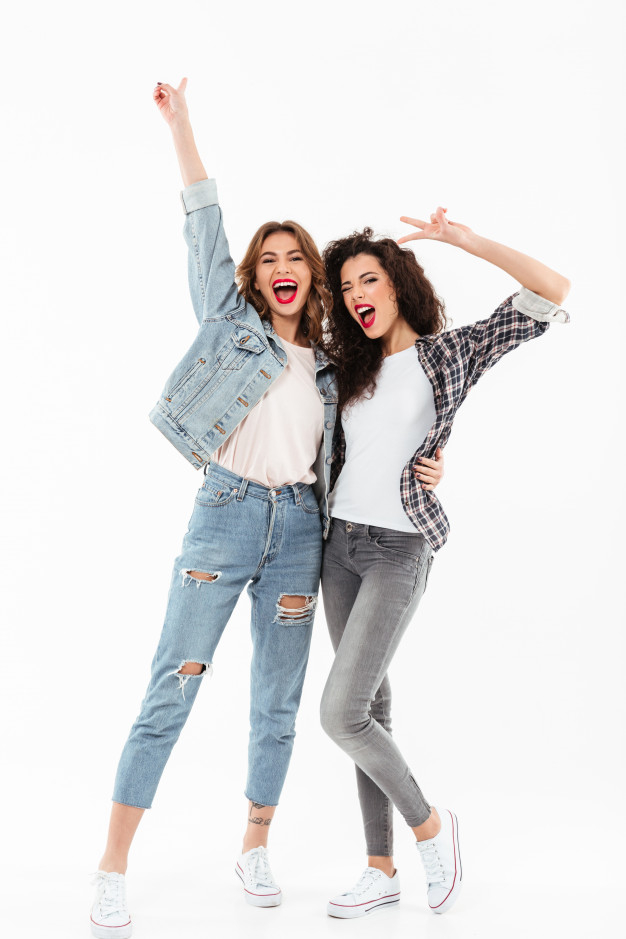
#> input picture Resultados/friends.jpg, 626 x 939 px; its folder holds 4 pictures in this run
$ python evaluate_face_recognition.py
#> lines starting #> are read from the running program, lines starting #| are printed output that depends on the picture
import os
import cv2
from skimage.metrics import structural_similarity as ssim
import matplotlib.pyplot as plt

def resize_image(image, target_size):
    """Redimensiona uma imagem para o tamanho da original."""
    return cv2.resize(image, target_size, interpolation=cv2.INTER_AREA)

def compare_faces(original_image_path, transformed_image_path):
    # Carregar as imagens
#> called with original_image_path = 'Resultados/friends.jpg', transformed_image_path = 'Resultados/friends_greece.jpg'
    original = cv2.imread(original_image_path)
#> original is the input picture: shape (939, 626, 3); mean B, G, R 225.7, 225.4, 226.3
    transformed = cv2.imread(transformed_image_path)
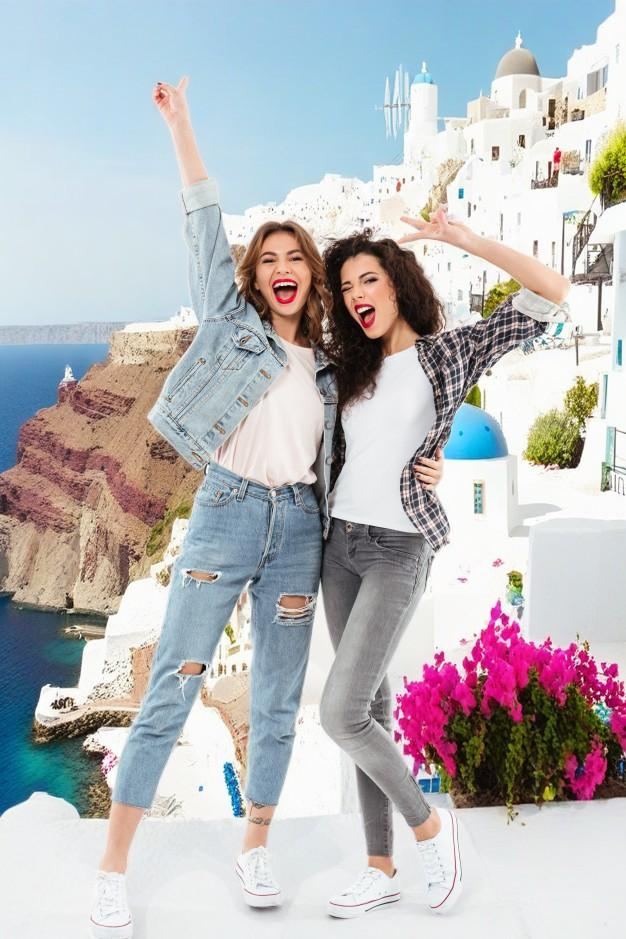
#> input picture Resultados/friends_greece.jpg, 626 x 939 px
#> transformed is the input picture: shape (939, 626, 3); mean B, G, R 188, 185, 184.5

    # Redimensionar a imagem transformada para o tamanho da imagem original
    transformed_resized = resize_image(transformed, (original.shape[1], original.shape[0]))

    # Pré-processamento - conversão para tons de cinzento
    original_gray = cv2.cvtColor(original, cv2.COLOR_BGR2GRAY)
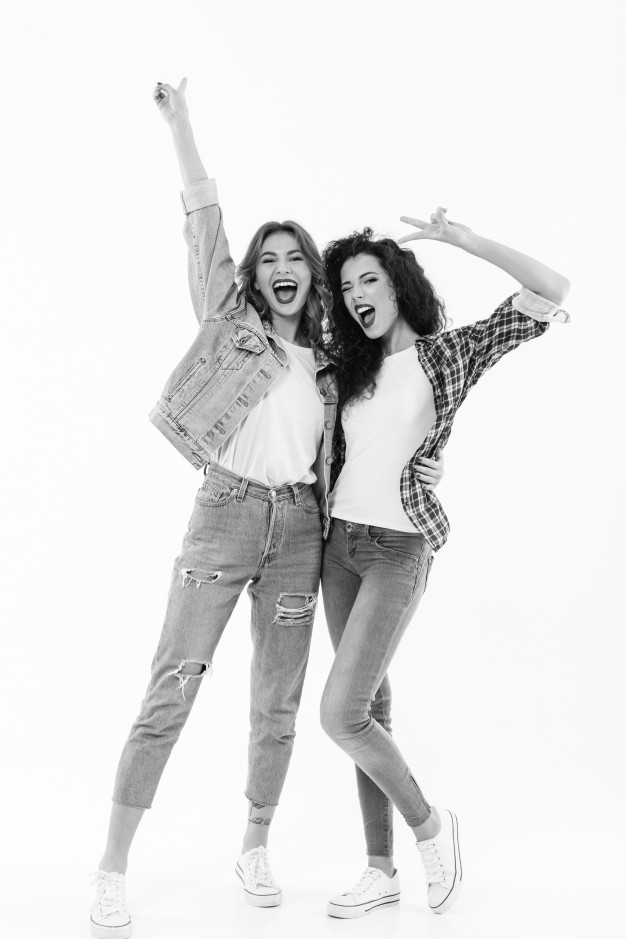
#> original_gray: shape (939, 626); min 0, max 255, mean 225.7
    transformed_gray = cv2.cvtColor(transformed_resized, cv2.COLOR_BGR2GRAY)
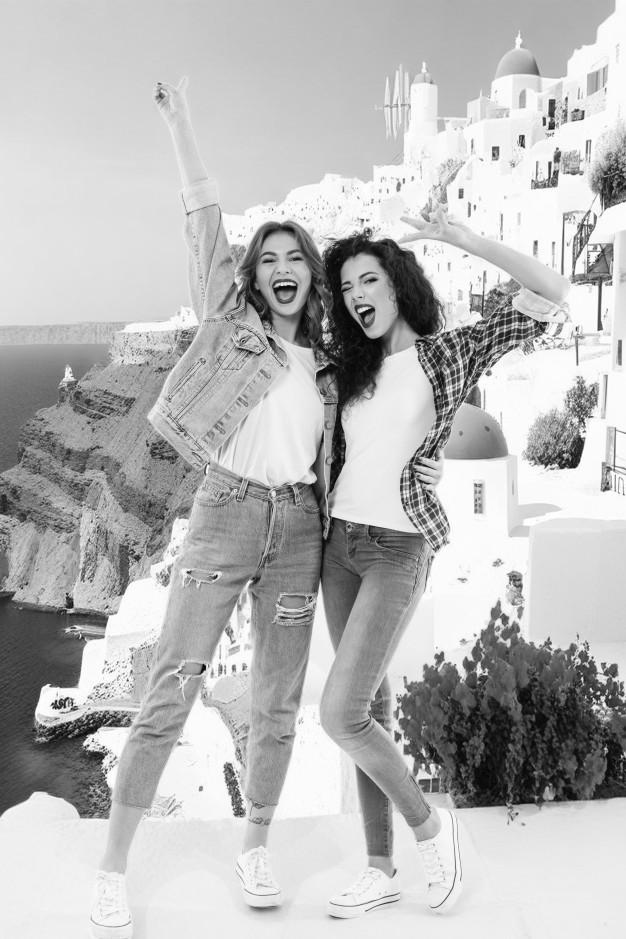
#> transformed_gray: shape (939, 626); min 0, max 255, mean 185.2

    # Detectar rostos usando um detector de faces pré-treinado (Haar Cascade)
    face_cascade = cv2.CascadeClassifier(cv2.data.haarcascades + 'haarcascade_frontalface_default.xml')

    # Ajustar os parâmetros scaleFactor e minNeighbors conforme necessário
    scaleFactor = 1.1
    minNeighbors = 16
    original_faces = face_cascade.detectMultiScale(original_gray, scaleFactor=scaleFactor, minNeighbors=minNeighbors)
#> original_faces = [[328, 257, 66, 66], [247, 232, 71, 71]]
    transformed_faces = face_cascade.detectMultiScale(transformed_gray, scaleFactor=scaleFactor, minNeighbors=minNeighbors)
#> transformed_faces = [[329, 258, 66, 66], [246, 232, 72, 72]]

    print(f"Número de rostos na foto {os.path.basename(original_image_path)}:",  len(original_faces))
#| Número de rostos na foto friends.jpg: 2
    print(f"Número de rostos na foto {os.path.basename(transformed_image_path)}:", len(transformed_faces))
#| Número de rostos na foto friends_greece.jpg: 2

    # Verificar o número de rostos detectados
    if len(original_faces) != len(transformed_faces):
        print("Número diferente de rostos detectados.")
        return False

    # Calcular a similaridade estrutural (SSIM) para cada rosto detectado
    all_faces_preserved = True
    i = 0
    for (x, y, w, h) in original_faces:
        original_face = original_gray[y:y+h, x:x+w]
        transformed_face = transformed_gray[y:y+h, x:x+w]
        sim, _ = ssim(original_face, transformed_face, full=True)
        if sim < 0.5:  # Threshold de similaridade, ajuste conforme necessário
            print(f"Rosto {i+1}: Alteração significativa detectada em {os.path.basename(transformed_image_path)}")
            all_faces_preserved = False
        else:
            print(f"Rosto {i+1}: Rosto preservado em {os.path.basename(transformed_image_path)}")
        i += 1
#> this loop made 2 passes
#> (x, y, w, h, sim, i) on passes 1 to 2: (328, 257, 66, 66, 0.963, 1), (247, 232, 71, 71, 0.977, 2)
#| Rosto 1: Rosto preservado em friends_greece.jpg
#| Rosto 2: Rosto preservado em friends_greece.jpg
#> pass 1, in compare_faces, `original_face = original_gray[y:y+h, x:x+w]`:
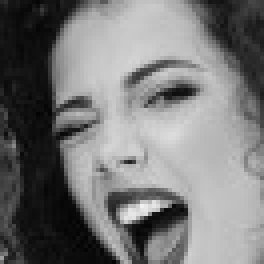
#> original_face: shape (66, 66) (shown 4 times larger); min 3, max 241, mean 119.7
#> pass 2, in compare_faces, `original_face = original_gray[y:y+h, x:x+w]`:
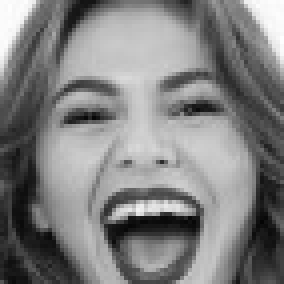
#> original_face: shape (71, 71) (shown 4 times larger); min 4, max 254, mean 128.2
#> after the loop, i = 2

    return all_faces_preserved

def process_images_in_directory(directory):
    # Listar todas as imagens no diretório
    images = os.listdir(directory)

    total_images = 0
    preserved_faces = []
    altered_faces = []

    categories = {
        "filmes": 0,
        "países": 0,
        "outfits": 0,
        "superheróis": 0,
        "desportos": 0,
        "profissões": 0
    }

    for image in images:
        # Verificar se é uma imagem original (não contém "_")
        if "_" not in image:
            original_image_path = os.path.join(directory, image)

            # Procurar imagens geradas correspondentes
            base_name = os.path.splitext(image)[0]
            generated_images = [img for img in images if img.startswith(base_name + "_")]

            for generated_image in generated_images:
                generated_image_path = os.path.join(directory, generated_image)

                # Realizar o teste de preservação das caras
                print(f"\nComparando: {image} -> {generated_image}")
                if compare_faces(original_image_path, generated_image_path):
                    preserved_faces.append(generated_image_path)
                    print(f"Resultado: Rostos preservados em {generated_image}")
                else:
                    altered_faces.append(generated_image_path)
                    print(f"Resultado: Alterações detectadas em {generated_image}")

                # Atualizar contagem de categorias
                if "movie" in generated_image:
                    categories["filmes"] += 1
                elif "place" in generated_image or any(country in generated_image for country in ["greece", "japan", "uk", "usa", "italy", "china", "france", "brasil"]):
                    categories["países"] += 1
                elif "outfit" in generated_image:
                    categories["outfits"] += 1
                elif "superhero" in generated_image:
                    categories["superheróis"] += 1
                elif "sport" in generated_image:
                    categories["desportos"] += 1
                elif "profession" in generated_image:
                    categories["profissões"] += 1

                total_images += 1

    # Calcular estatísticas
    preservation_rate = len(preserved_faces) / total_images * 100 if total_images > 0 else 0

    # Exibir estatísticas
    print(f"\nEstatísticas:")
    print(f"Total de imagens processadas: {total_images}")
    print(f"Imagens com rostos preservados: {len(preserved_faces)}")
    print(f"Imagens com rostos alterados: {len(altered_faces)}")
    print(f"Nome das imagens com rostos alterados:")
    for image in altered_faces:
        print(f"   {os.path.basename(image)}")
    print(f"Taxa de preservação de rostos: {preservation_rate:.2f}%")

    # Exibir contagem por estilo
    print(f"\nContagem por estilo:")
    for category, count in categories.items():
        print(f"   Número de {category}: {count}")

    return total_images, len(preserved_faces), len(altered_faces), preservation_rate, categories

# Diretório onde estão as imagens
directory = "Resultados"

# Processar imagens no diretório
total_images, preserved_faces_count, altered_faces_count, preservation_rate, categories = process_images_in_directory(directory)

# Gerar gráfico
def generate_preservation_chart(total_images, preserved_faces_count, altered_faces_count, preservation_rate):
#> called with total_images = 3, preserved_faces_count = 2, altered_faces_count = 1, preservation_rate = 66.67
    labels = ['Rostos Preservados', 'Rostos Alterados']
    sizes = [preserved_faces_count, altered_faces_count]
    colors = ['#4CAF50', '#FF5733']
    explode = (0.1, 0)  # Explodir o 1º segmento

    plt.figure(figsize=(8, 6))
    plt.pie(sizes, explode=explode, labels=labels, colors=colors, autopct='%1.1f%%', shadow=True, startangle=140)
    plt.title('Taxa de Preservação de Rostos')
    plt.axis('equal')  # Assegura que o gráfico seja desenhado como um círculo

    # Adicionar taxa de preservação no gráfico
    plt.text(-1.5, -1.5, f'Taxa de Preservação: {preservation_rate:.2f}%', fontsize=12, bbox=dict(facecolor='white', alpha=0.8))

    plt.show()
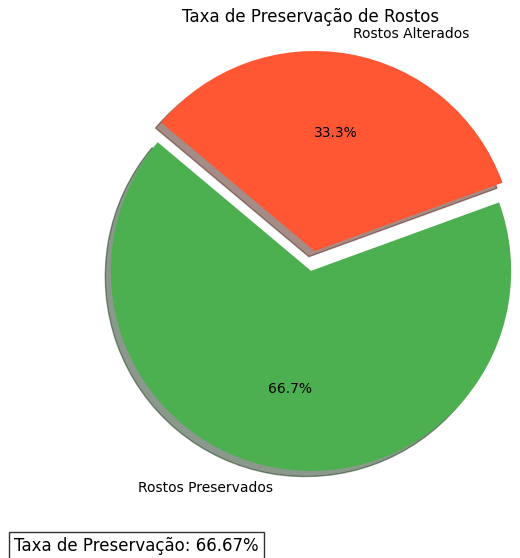
#> figure drawn by matplotlib, 1 panel

generate_preservation_chart(total_images, preserved_faces_count, altered_faces_count, preservation_rate)
